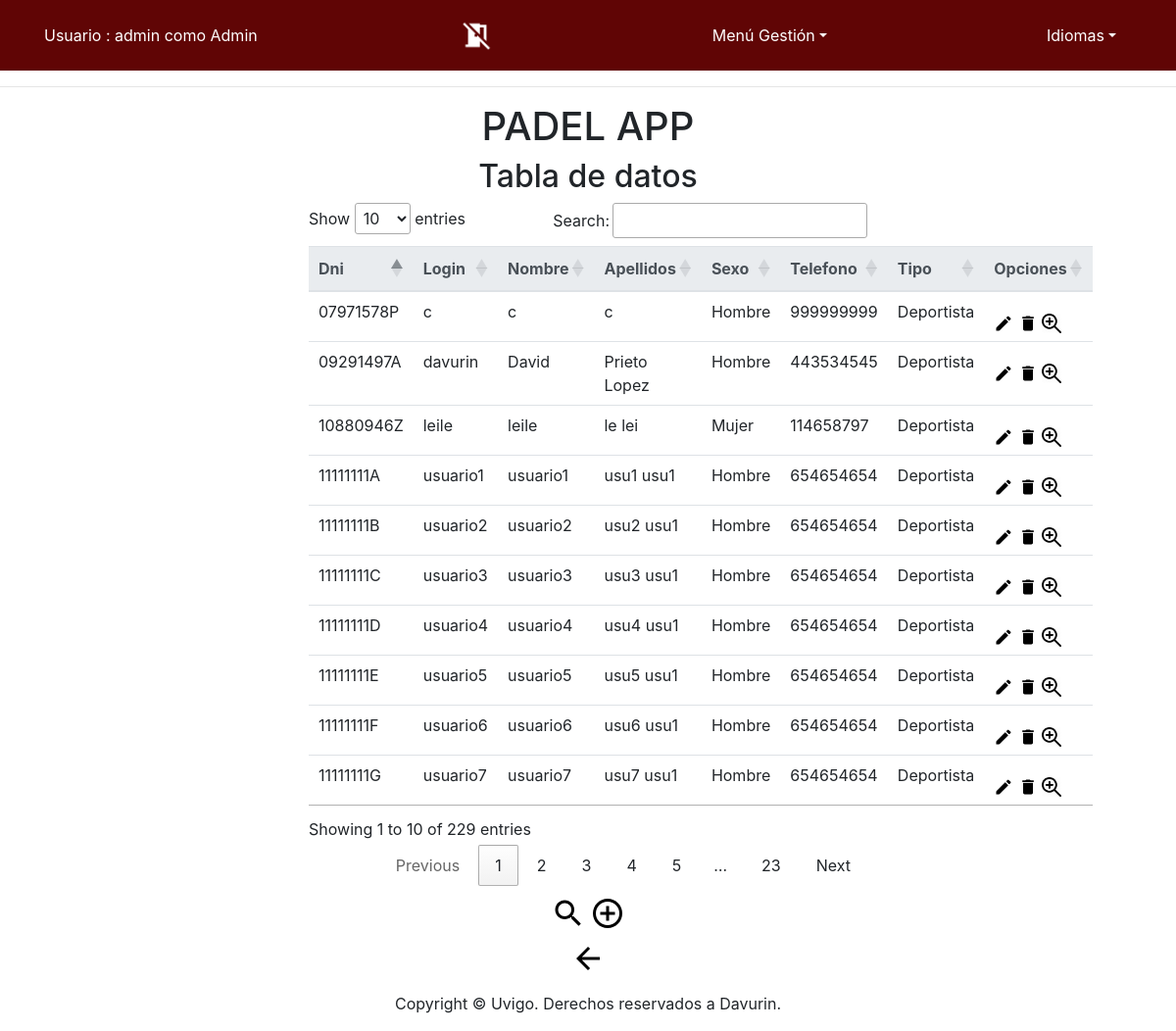
The app's page /app/Controllers/USUARIO_CONTROLLER.php (signed in) with its own data.
### tables this page shows
CREATE TABLE IF NOT EXISTS `Usuario` (
  `Dni` VARCHAR(12) NOT NULL,
  `Login` VARCHAR(25) NOT NULL,
  `Password` VARCHAR(128) NOT NULL,
  `Nombre` VARCHAR(30) NOT NULL,
  `Apellidos` VARCHAR(45) NOT NULL,
  `Sexo` VARCHAR(6) CHARACTER SET 'armscii8' NOT NULL,
  `Tipo` VARCHAR(12) NOT NULL,
  `Telefono` VARCHAR(14) NOT NULL,
  PRIMARY KEY (`Dni`),
  UNIQUE INDEX `Login_UNIQUE` (`Login` ASC) );

### app/Controllers/USUARIO_CONTROLLER.php (called while the page is built, shortened)
<?php
include '../Functions/Authentication.php';
include '../Models/USUARIO_MODEL.php';
include '../Views/USUARIO/USUARIO_SHOWALL_View.php';
switch ( $_REQUEST[ 'action' ] ) {
	default:
		if($_SESSION['tipo'] == 'Admin'){
			if ( !$_POST ) {
				$USUARIO = new USUARIO_MODEL( '', '', '', '', '', '', '', '', '');
			} else {
				$USUARIO = get_data_form();
			}
			$datos = $USUARIO->SEARCH();
			$lista = array( 'Dni','Login','Nombre','Apellidos','Sexo','Telefono','Tipo');
			new USUARIO_SHOWALL( $lista, $datos);
		}else{
			new USUARIO_DEFAULT();
		}
}
?>

### app/Functions/Authentication.php (called while the page is built)
<?php
function IsAuthenticated(){
	if (!isset($_SESSION['login']) && !isset($_SESSION['tipo'])){
		return false;
	}
	else{
		return true;
	}
}
?>

### app/Models/USUARIO_MODEL.php (called while the page is built, shortened)
<?php
class USUARIO_MODEL{
	var $Dni;
	var $Login;
    var $Password;
	var $Nombre;
	var $Apellidos;
    var $Sexo;
	var $Tipo;
	var $Telefono;
	var $mysqli;
	function __construct($Login,$Password,$Dni,$Nombre,$Apellidos,$Telefono,$Sexo,$Tipo) {
		$this->Login = $Login;
        $this->Password=$Password;
		$this->Dni = $Dni;
		$this->Nombre = $Nombre;
		$this->Apellidos = $Apellidos;
        $this->Sexo = $Sexo;
        $this->Tipo=$Tipo;
		$this->Telefono = $Telefono;
		include_once '../Functions/BdAdmin.php';
		$this->mysqli = ConectarBD();
	}
	function SEARCH() {
		$sql = "select Dni,
					Login,
                    Password,
					Nombre,
					Apellidos,
                    Sexo,
					Telefono,
                    Tipo
       			from USUARIO
    			where
    				(
					(BINARY Login LIKE '%$this->Login%') &&
                    (BINARY Password LIKE '%$this->Password%') &&
    				(BINARY Dni LIKE '%$this->Dni%') &&
					(BINARY Nombre LIKE '%$this->Nombre%') &&
	 				(BINARY Apellidos LIKE '%$this->Apellidos%') &&
                    (BINARY Sexo LIKE '%$this->Sexo%') &&
	 				(BINARY Telefono LIKE '%$this->Telefono%') &&
					(BINARY Tipo LIKE '%$this->Tipo%')
    				)";
		if ( !( $resultado = $this->mysqli->query( $sql ) ) ) {
			return 'Error en la consulta sobre la base de datos';
		} else {
			return $resultado;
		}
	}
}
?>

### app/Functions/BdAdmin.php (called while the page is built, shortened)
<?php
function ConectarBD()
	{
	    $mysqli = new mysqli("localhost", "user", "pass", "abpbase");
		return $mysqli;
	}
?>

### app/Views/USUARIO/USUARIO_SHOWALL_View.php (the view, shortened to what this page needs)
<?php
class USUARIO_SHOWALL {
	function __construct( $lista, $datos) {
		$this->lista = $lista;
		$this->datos = $datos;
		$this->render($this->lista,$this->datos);
	}
	function render($lista,$datos){
		$this->datos = $datos;
	include '../Views/Header.php';
?>
		<div class="seccion" align="center">
			<h2>
				<?php echo $strings['Tabla de datos'];?>
			</h2>
			<div class="col-md-6">
			<table class="table" id="mydatatableUsuarios">
				<thead class="thead-light">
				<tr>
<?php
					foreach ( $lista as $atributo ) {
?>
						<th>
							<?php echo $strings[$atributo]?>
						</th>
<?php
					}
?>
					<th>
						<?php echo $strings['Opciones']?>
					</th>
				</tr>
				</thead>
<?php
				while ( $fila = mysqli_fetch_array( $this->datos ) ) {
?>
				<tr>
<?php
					foreach ( $lista as $atributo ) {
?>
					<td>
<?php
							echo $fila[ $atributo ];
?>
					</td>
<?php
					}
?>
					<td>
						<form action="../Controllers/USUARIO_CONTROLLER.php" method="get" style="display:inline" >
								<button id ="buttonBien" type="submit" name="action" value="EDIT" ><img src="../Views/icon/edit_big.png" alt="<?php echo $strings['Modificar']?>" width="20" height="20" /></button>
								<button id ="buttonBien" type="submit" name="action" value="DELETE" ><img src="../Views/icon/delete_big.png" alt="<?php echo $strings['Eliminar']?>" width="20" height="20" /></button>
								<button id ="buttonBien" type="submit" name="action" value="SHOWCURRENT" ><img src="../Views/icon/verdetalles_2.jpg" alt="<?php echo $strings['Ver en detalle']?>" width="20" height="20"/></button>
						</form>
					</td>
				</tr>
<?php
				}
?>
			</table>
				<tr align="center">
						<td colspan="2">
					<form action='../Controllers/USUARIO_CONTROLLER.php'>
						<button id ="buttonBien"  type="submit" name="action" value="SEARCH"><img src="../Views/icon/search_big.png" alt="BUSCAR" /></button>
						<button id ="buttonBien"  type="submit" name="action" value="ADD"><img src="../Views/icon/add_big.png" alt="AÑADIR" /></button>
					</form>
					</td>
				</tr>
			</div>
			<form action='../Controllers/DEFAULT_CONTROLLER.php' method="post">
				<button id ="buttonBien" type="submit"><img src="../Views/icon/back_big2.png" alt="<?php echo $strings['Atras']?>" /></button>
			</form>
		</div>
<?php
		include '../Views/Footer.php';
		}
	}
?>

### app/Views/Header.php (shortened to what this page needs)
<?php
	include_once '../Functions/Authentication.php';
?>
<!doctype html>
<html lang="es">
  <head>
	<link rel="stylesheet" type="text/css" media="screen" href="../Views/css/bootstrap-4.0.0.css" hreflang="es">
	<link rel="stylesheet" type="text/css" media="screen" href="../Views/js/tcal/tcal.css" hreflang="es">
	  <link rel="stylesheet" type="text/css" href="https://cdn.datatables.net/1.10.19/css/jquery.dataTables.css">
	  <link rel="stylesheet" type="text/css" href="https://cdn.datatables.net/1.10.19/css/jquery.dataTables.min.css">
  </head>
  <body>
	  <header>
    <nav class="navbar navbar-expand-lg navbar-dark bg-dark">
      <div class="container">
		<?php	if (IsAuthenticated()){  ?>
		<p style="color: white"><?php 	echo $strings['Usuario'] . ' : ' . $_SESSION['login'] . ' como ' . $_SESSION['tipo'] . '<br>'; ?></p>
              <a class="nav-link disabled" href="../Functions/Desconectar.php" alt="<?php echo $strings['Desconectarse']?>"/>
              <img src="../Views/icon/desconectarse_big.png" width="32" height="32" alt="<?php echo $strings['Desconectarse']?>" style="float:right;">
<?php
	}
?>
	<?php if (isset($_SESSION['login']) & isset($_SESSION['tipo'])) {
 ?>
		<li class="nav-item dropdown" style="display: block">
			<a class="nav-link dropdown-toggle" style="color: white" href="<?php echo $strings['menuGestion']; ?>" id="navbarDropdown" role="button" data-toggle="dropdown" aria-haspopup="true" aria-expanded="false"><?php echo $strings['menuGestion']; ?></a>
				<?php if(isset($_SESSION['login']) & isset($_SESSION['tipo'])) {  ?>
					<?php if($_SESSION['tipo'] == 'Deportista'){ ?>
							<div class="dropdown-divider"></div>
								<button id ="buttonBien" type="submit"  name="insCampeonato"><a class="dropdown-item" href="../Controllers/CATEGORIA_CONTROLLER.php" /><?php echo $strings['Inscribirse en campeonato'] ?></a></button>
              	<?php } } }?>
            </li>
            <li class="nav-item dropdown" style="display: block">
			<form name='idiomform' action="../Functions/CambioIdioma.php" method="post">
              <a class="nav-link dropdown-toggle" style="color: white" href="<?php echo $strings['idioma']; ?>" id="navbarDropdown" role="button" data-toggle="dropdown" aria-haspopup="true" aria-expanded="false">Idiomas</a>
			</form>
            </li>
        </div>
</nav>
	  <hr>
	  	<div align="center" class="titulo"><h1>PADEL APP</h1></div>
	</header>

### app/Views/Footer.php (shortened to what this page needs)
	<footer class="text-center" align="fixed" >
      <div class="container">
        <div class="row">
          <div class="col-12">
            <p>Copyright © Uvigo. Derechos reservados a Davurin.</p>
          </div>
        </div>
      </div>
	</footer>
  </body>
</html>

### records on screen
usuario: Dni "07971578P", Login "c", Nombre "c", Apellidos "c", Sexo "Hombre", Telefono "999999999", Tipo "Deportista"
usuario: Dni "09291497A", Login "davurin", Nombre "David", Apellidos "Prieto Lopez", Sexo "Hombre", Telefono "443534545", Tipo "Deportista"
usuario: Dni "10880946Z", Login "leile", Nombre "leile", Apellidos "le lei", Sexo "Mujer", Telefono "114658797", Tipo "Deportista"
usuario: Dni "11111111A", Login "usuario1", Nombre "usuario1", Apellidos "usu1 usu1", Sexo "Hombre", Telefono "654654654", Tipo "Deportista"
usuario: Dni "11111111B", Login "usuario2", Nombre "usuario2", Apellidos "usu2 usu1", Sexo "Hombre", Telefono "654654654", Tipo "Deportista"
usuario: Dni "11111111C", Login "usuario3", Nombre "usuario3", Apellidos "usu3 usu1", Sexo "Hombre", Telefono "654654654", Tipo "Deportista"
usuario: Dni "11111111D", Login "usuario4", Nombre "usuario4", Apellidos "usu4 usu1", Sexo "Hombre", Telefono "654654654", Tipo "Deportista"
usuario: Dni "11111111E", Login "usuario5", Nombre "usuario5", Apellidos "usu5 usu1", Sexo "Hombre", Telefono "654654654", Tipo "Deportista"
usuario: Dni "11111111F", Login "usuario6", Nombre "usuario6", Apellidos "usu6 usu1", Sexo "Hombre", Telefono "654654654", Tipo "Deportista"
usuario: Dni "11111111G", Login "usuario7", Nombre "usuario7", Apellidos "usu7 usu1", Sexo "Hombre", Telefono "654654654", Tipo "Deportista"

### other values on screen
$strings['Usuario'] "Usuario"
$_SESSION['login'] "admin"
$_SESSION['tipo'] "Admin"
$strings['menuGestion'] "Menú Gestión"
$strings['Tabla de datos'] "Tabla de datos"
$strings[$atributo] "Dni"
$strings[$atributo] "Login"
$strings[$atributo] "Nombre"
$strings[$atributo] "Apellidos"
$strings[$atributo] "Sexo"
$strings[$atributo] "Telefono"
$strings[$atributo] "Tipo"
$strings['Opciones'] "Opciones"
